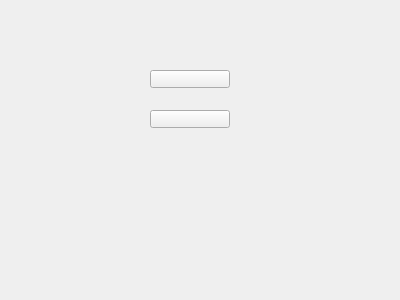
<?xml version="1.0" encoding="UTF-8"?>
<ui version="4.0">
 <class>ResultScreen</class>
 <widget class="QWidget" name="ResultScreen">
  <property name="geometry">
   <rect>
    <x>0</x>
    <y>0</y>
    <width>400</width>
    <height>300</height>
   </rect>
  </property>
  <property name="windowTitle">
   <string>Form</string>
  </property>
  <widget class="QPushButton" name="go_home_btn">
   <property name="geometry">
    <rect>
     <x>150</x>
     <y>70</y>
     <width>80</width>
     <height>18</height>
    </rect>
   </property>
   <property name="text">
    <string/>
   </property>
  </widget>
  <widget class="QPushButton" name="play_agai_btn">
   <property name="geometry">
    <rect>
     <x>150</x>
     <y>110</y>
     <width>80</width>
     <height>18</height>
    </rect>
   </property>
   <property name="text">
    <string/>
   </property>
  </widget>
 </widget>
 <resources/>
 <connections/>
</ui>
